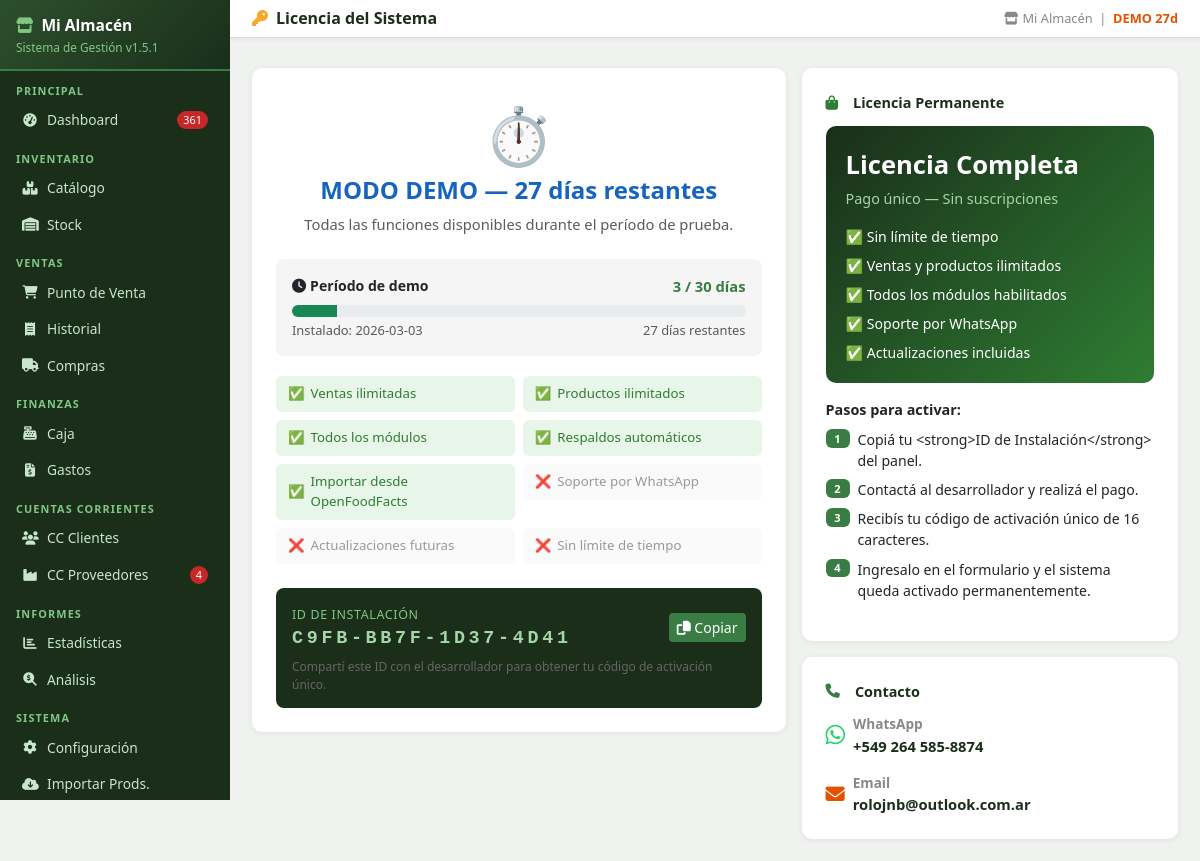
/licencia (signed in), run on an earlier commit of the app's database.
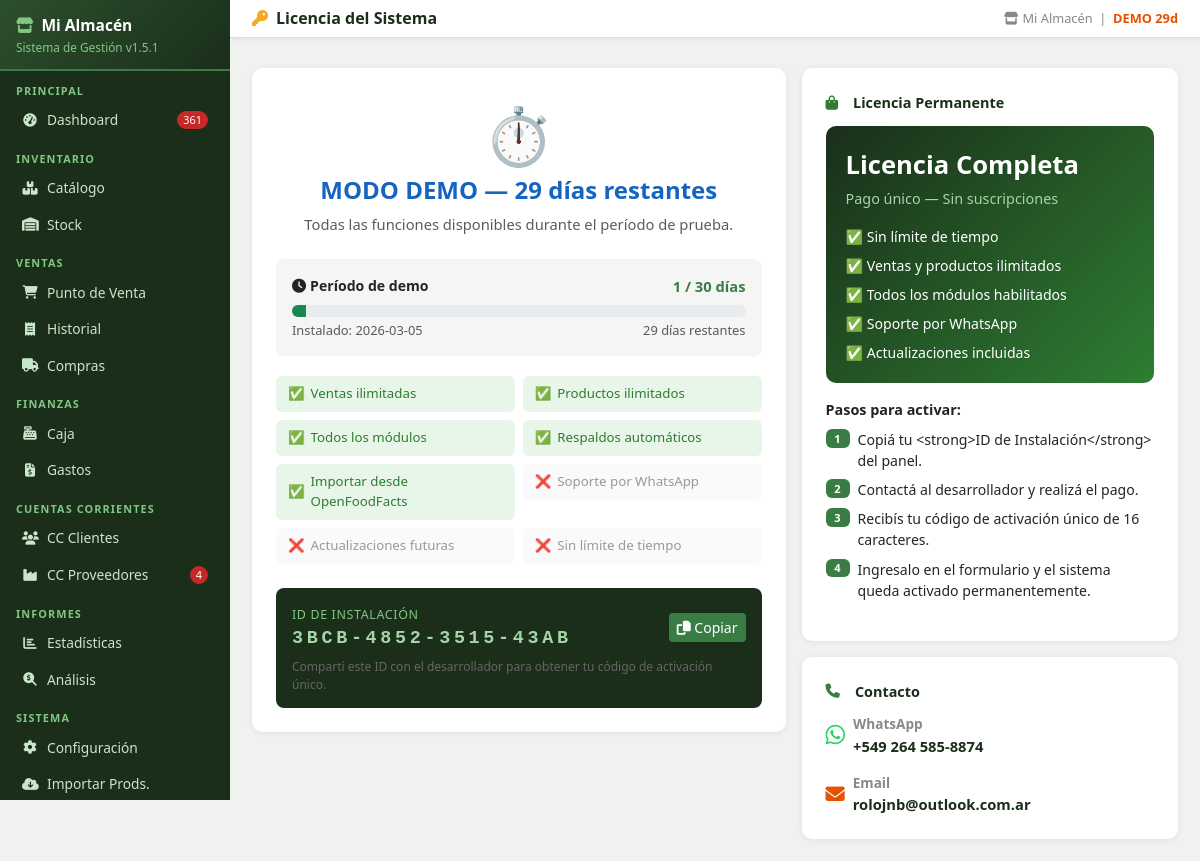
And on a later commit of the database.
### tables this page shows
CREATE TABLE config (
            clave TEXT PRIMARY KEY,
            valor TEXT
        );

### app.py (the view)
@app.route('/licencia')
@login_required
def licencia():
    status = db.get_demo_status()
    machine_id = db.get_machine_id()
    return render_template('licencia.html', status=status, machine_id=machine_id)

### app.py (called while the page is built)
def login_required(f):
    @wraps(f)
    def decorated(*args, **kwargs):
        if 'user' not in session:
            flash('⚠ Debés iniciar sesión para acceder.', 'warning')
            return redirect(url_for('login', next=request.path))
        return f(*args, **kwargs)
    return decorated

@app.before_request
def before():
    global _scheduler_started
    db.init_db()
    if not _scheduler_started:
        _scheduler_started = True
        iniciar_backup_scheduler()
    public = {'/login', '/static'}
    if any(request.path.startswith(p) for p in public):
        return
    if request.path == '/favicon.ico':
        return
    if 'user' in session:
        try:
            inv_at = db.get_config().get('sessions_invalidated_at', '')
            login_at = session.get('login_date', '')
            if inv_at and login_at and login_at < inv_at:
                session.clear()
        except Exception:
            pass
    if 'user' not in session and request.endpoint not in ('login', 'apagar_rapido', 'static', None):
        return redirect(url_for('login', next=request.path))

### database.py (called while the page is built, shortened)
def init_db():
    global _db_initialized
    if _db_initialized:
        return

### templates/licencia.html (shortened to what the changed rows need)
{% extends 'base.html' %}
{% block content %}
<div class="row g-3">
  <div class="col-lg-7">
    <div class="table-card p-4 mb-3">
      {% if not status.demo %}
      <div class="text-center mb-4">
        <div style="font-size:3.5rem">✅</div>
        <h4 style="color:#2e7d32;font-weight:700">LICENCIA COMPLETA ACTIVA</h4>
        <p class="text-muted mb-0">Sistema completamente desbloqueado. ¡Gracias por tu compra!</p>
      </div>
      {% elif status.vencido %}
      <div class="text-center mb-4">
        <div style="font-size:3.5rem">🔴</div>
        <h4 style="color:#c62828;font-weight:700">DEMO VENCIDA</h4>
        <p class="text-muted mb-0">Tu período de prueba de 30 días ha finalizado. Activá la licencia para continuar.</p>
      </div>
      {% elif status.aviso_proximo %}
      <div class="text-center mb-4">
        <div style="font-size:3.5rem">⚠️</div>
        <h4 style="color:#e65100;font-weight:700">DEMO — {{ status.dias_restantes }} días restantes</h4>
        <p class="text-muted mb-0">La licencia está próxima a vencer. Adquirí el código de activación permanente.</p>
      </div>
      {% else %}
      <div class="text-center mb-4">
        <div style="font-size:3.5rem">⏱️</div>
        <h4 style="color:#1565c0;font-weight:700">MODO DEMO — {{ status.dias_restantes }} días restantes</h4>
        <p class="text-muted mb-0">Todas las funciones disponibles durante el período de prueba.</p>
      </div>
      {% endif %}
      {% if status.demo %}
      <div style="background:#f5f5f5;border-radius:8px;padding:16px;margin-bottom:20px">
        <div class="d-flex justify-content-between mb-2">
          <span class="fw-bold" style="font-size:.88rem"><i class="fas fa-clock me-1"></i>Período de demo</span>
          <span class="fw-bold {% if status.vencido %}text-danger{% elif status.aviso_proximo %}text-warning{% else %}text-success{% endif %}">
            {{ status.dias_usados }} / {{ status.dias_demo }} días
          </span>
        </div>
        <div class="progress" style="height:12px;border-radius:6px">
          <div class="progress-bar {% if status.vencido %}bg-danger{% elif status.aviso_proximo %}bg-warning{% else %}bg-success{% endif %}"
            style="width:{{ status.ventas_pct }}%"></div>
        </div>
        <div class="d-flex justify-content-between mt-1">
          <small class="text-muted">Instalado: {{ status.install_date }}</small>
          <small class="{% if status.vencido %}text-danger{% elif status.aviso_proximo %}text-warning{% else %}text-muted{% endif %}">
            {% if status.vencido %}Vencida{% else %}{{ status.dias_restantes }} días restantes{% endif %}
          </small>
        </div>
      </div>
      <div class="row g-2 mb-4">
        {% set features = [
          ('Ventas ilimitadas','✅',True),
          ('Productos ilimitados','✅',True),
          ('Todos los módulos','✅',True),
          ('Respaldos automáticos','✅',True),
          ('Importar desde OpenFoodFacts','✅',True),
          ('Soporte por WhatsApp','❌',False),
          ('Actualizaciones futuras','❌',False),
          ('Sin límite de tiempo','❌',False),
        ] %}
        {% for feat, icon, ok in features %}
        <div class="col-6">
          <div style="background:{% if ok %}#e8f5e9{% else %}#fafafa{% endif %};border-radius:6px;padding:8px 12px;font-size:.83rem;display:flex;align-items:center;gap:6px">
            <span>{{ icon }}</span>
            <span style="color:{% if ok %}#2e7d32{% else %}#999{% endif %}">{{ feat }}</span>
          </div>
        </div>
        {% endfor %}
      </div>
      {% endif %}
      <div style="background:#1a2e1a;border-radius:8px;padding:14px 16px;color:#fff">
        <div class="d-flex align-items-center justify-content-between">
          <div>
            <small style="color:#81c784;font-size:.78rem;text-transform:uppercase;letter-spacing:.05em">
              ID de Instalación
            </small>
            <div style="font-family:monospace;font-size:1.15rem;letter-spacing:.2em;font-weight:700;color:#a5d6a7">
              {{ machine_id[:4] }}-{{ machine_id[4:8] }}-{{ machine_id[8:12] }}-{{ machine_id[12:16] }}
            </div>
          </div>
        </div>
      </div>
    </div>
  </div>
</div>
{% endblock %}

### templates/base.html (shortened to what this page needs)
<!DOCTYPE html>
<html lang="es">
<head>
<link href="https://cdn.jsdelivr.net/npm/bootstrap@5.3.0/dist/css/bootstrap.min.css" rel="stylesheet">
<link href="https://cdnjs.cloudflare.com/ajax/libs/font-awesome/6.4.0/css/all.min.css" rel="stylesheet">
</head>
<body>
<div id="sidebar">
  <div class="logo">
    <h5><i class="fas fa-store me-2" style="color:#81c784"></i>{{ cfg_nombre or 'Mi Almacén' }}</h5>
    <small>Sistema de Gestión v{{ app_version }}</small>
  </div>
  <div class="nav-label">Principal</div>
  <a href="/" class="nav-link {% if request.path == '/' %}active{% endif %}">
    <i class="fas fa-tachometer-alt"></i> Dashboard
    {% if alertas_sidebar and (alertas_sidebar.sin_stock + alertas_sidebar.critico) > 0 %}
      <span class="badge-alert">{{ alertas_sidebar.sin_stock + alertas_sidebar.critico }}</span>
    {% endif %}
  </a>
  <div class="nav-label">Inventario</div>
  <a href="/productos" class="nav-link {% if '/productos' in request.path and '/importar' not in request.path %}active{% endif %}">
    <i class="fas fa-boxes"></i> Catálogo
  </a>
  <a href="/stock" class="nav-link {% if '/stock' in request.path %}active{% endif %}">
    <i class="fas fa-warehouse"></i> Stock
  </a>
  <div class="nav-label">Ventas</div>
  <a href="/punto_venta" class="nav-link {% if '/punto_venta' in request.path %}active{% endif %}">
    <i class="fas fa-shopping-cart"></i> Punto de Venta
  </a>
  <a href="/historial" class="nav-link {% if '/historial' in request.path %}active{% endif %}">
    <i class="fas fa-receipt"></i> Historial
  </a>
  <a href="/compras" class="nav-link {% if '/compras' in request.path %}active{% endif %}">
    <i class="fas fa-truck"></i> Compras
  </a>
  <div class="nav-label">Finanzas</div>
  <a href="/caja" class="nav-link {% if '/caja' in request.path %}active{% endif %}">
    <i class="fas fa-cash-register"></i> Caja
  </a>
  <a href="/gastos" class="nav-link {% if '/gastos' in request.path %}active{% endif %}">
    <i class="fas fa-file-invoice-dollar"></i> Gastos
  </a>
  <div class="nav-label">Cuentas Corrientes</div>
  <a href="/cc_clientes" class="nav-link {% if '/cc_clientes' in request.path %}active{% endif %}">
    <i class="fas fa-users"></i> CC Clientes
  </a>
  <a href="/cc_proveedores" class="nav-link {% if '/cc_proveedores' in request.path %}active{% endif %}">
    <i class="fas fa-industry"></i> CC Proveedores
    {% if alertas_sidebar and alertas_sidebar.facturas_por_vencer > 0 %}
      <span class="badge-alert">{{ alertas_sidebar.facturas_por_vencer }}</span>
    {% endif %}
  </a>
  <div class="nav-label">Informes</div>
  <a href="/estadisticas" class="nav-link {% if '/estadisticas' in request.path %}active{% endif %}">
    <i class="fas fa-chart-bar"></i> Estadísticas
  </a>
  <a href="/analisis" class="nav-link {% if '/analisis' in request.path %}active{% endif %}">
    <i class="fas fa-search-dollar"></i> Análisis
  </a>
  <div class="nav-label">Sistema</div>
  <a href="/config" class="nav-link {% if request.path == '/config' %}active{% endif %}">
    <i class="fas fa-cog"></i> Configuración
  </a>
  <a href="/productos/importar" class="nav-link {% if '/importar' in request.path %}active{% endif %}">
    <i class="fas fa-cloud-download-alt"></i> Importar Prods.
  </a>
</div>
<div id="main">
  <div class="topbar">
    <h4>{% block page_title %}Dashboard{% endblock %}</h4>
    <div class="tb-actions">
      <span class="meta">
        <i class="fas fa-store me-1"></i>{{ cfg_nombre or 'Mi Almacén' }}
        &nbsp;|&nbsp;
        {% if demo_status and demo_status.demo and not demo_status.vencido %}
          <span style="color:#e65100;font-weight:600;">DEMO {{ demo_status.dias_restantes }}d</span>
        {% elif demo_status and not demo_status.demo %}
          <span style="color:#2e7d32;font-weight:600;"><i class="fas fa-check-circle"></i> Licenciado</span>
        {% endif %}
      </span>
    </div>
  </div>
  <div class="px-3 pt-2">
  </div>
  <div class="content">
    {% block content %}{% endblock %}
  </div>
</div>
</body>
</html>

What changed in the data, as far as the page shows it:
changed config (number 2 of 3 on the later page): install_date "2026-03-03" → "2026-03-05"
changed config: valor "C9FB" → "3BCB"; valor "BB7F" → "4852"; valor "1D37" → "3515"; valor "4D41" → "43AB"
Also different on the page:
{{ demo_status.dias_restantes }}: "27" → "29"
{{ status.dias_restantes }}: "27" → "29"
{{ status.dias_usados }}: "3" → "1"
{{ status.ventas_pct }}: 10 → 3 (drawn)
